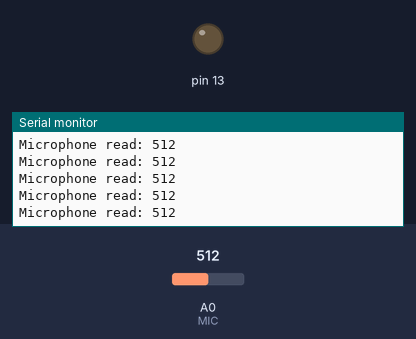
This sketch was run on a simulated Arduino Uno, built with avr-gcc and run on an emulated ATmega328P. On the bench: output pins drawn as LEDs (lit = HIGH), the last lines printed to the serial monitor. The inputs (shaded band) are chosen by the test bench; at power-on: A0 (MIC) = 512.

Above: at 1.2 s.
1.3 s: A0 (MIC) set to 106
At 2.2 s:
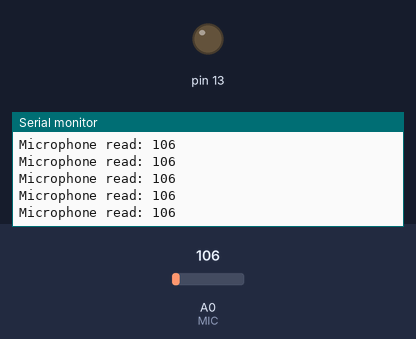
4.3 s: A0 (MIC) set to 88
At 5.4 s:
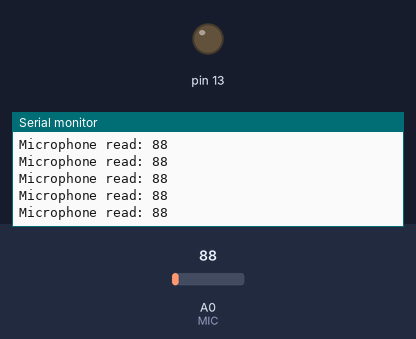
Timing chart, 0 to 7.3 s (numbered marks = the images above; inputs shaded):
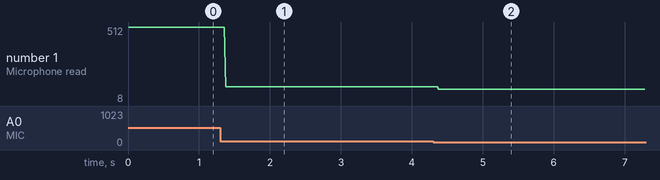

The sketch:

test_01_soundSensor.ino
```cpp
/*
 * Test 1 : Sound sensor
 * Description : The following code prints the microphone input
 */

#define MIC A0
int val = 0;

void setup() {
  // put your setup code here, to run once:

 Serial.begin(9600);
 Serial.println("Start");
  pinMode(13, OUTPUT);
}

void loop() {
  // put your main code here, to run repeatedly:
  val = analogRead(MIC);
  Serial.print("Microphone read: ");
  Serial.println(val);
 val = analogRead(MIC)*50;
 if (val>1)  {
  digitalWrite(2, HIGH);
 } else {
  digitalWrite(2, LOW);
 }
}
```

Measured:
- after the input at 1.3 s, the serial monitor: prints a new line after 0.08 s (image 1)
- after the input at 4.3 s, the serial monitor: prints a new line after 0.08 s (image 2)
- plotted number 1: 512 → 106 after the input at 1.3 s, 106 → 8 after the input at 4.3 s
